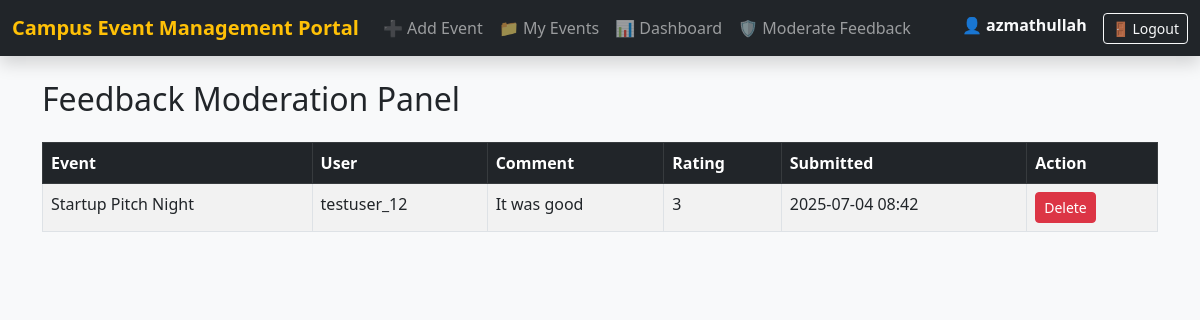
The page /moderate_feedback (signed in) on the database its author committed.
### models.py (models this page shows, shortened)
class User(db.Model, UserMixin):
    __tablename__ = 'user'
    id = db.Column(db.Integer, primary_key=True)
    username = db.Column(db.String(80), unique=True, nullable=False)
    email = db.Column(db.String(120), unique=True, nullable=False)
    password_hash = db.Column(db.String(128), nullable=False)
    role = db.Column(db.String(10), default='user')  # 'admin' or 'user'
    events = db.relationship('Event', backref='organizer', lazy=True)
    registrations = db.relationship('EventRegistration', backref='user', lazy=True)
    feedbacks = db.relationship('Feedback', backref='user', lazy=True)

class Feedback(db.Model):
    __tablename__ = 'feedback'
    id = db.Column(db.Integer, primary_key=True)
    event_id = db.Column(db.Integer, db.ForeignKey('events.id'), nullable=False)
    user_id = db.Column(db.Integer, db.ForeignKey('user.id'), nullable=False)
    comment = db.Column(db.Text, nullable=False)
    rating = db.Column(db.Integer, nullable=True)
    submitted_at = db.Column(db.DateTime, default=datetime.utcnow)

class Event(db.Model):
    __tablename__ = 'events'
    id = db.Column(db.Integer, primary_key=True)
    title = db.Column(db.String(200), nullable=False)
    description = db.Column(db.Text, nullable=False)
    location = db.Column(db.String(200), nullable=False)
    event_date = db.Column(db.Date, nullable=False)
    event_time = db.Column(db.Time, nullable=False)
    created_at = db.Column(db.DateTime, default=datetime.utcnow)
    updated_at = db.Column(db.DateTime, default=datetime.utcnow, onupdate=datetime.utcnow)
    organizer_id = db.Column(db.Integer, db.ForeignKey('user.id'), nullable=False)
    category_id = db.Column(db.Integer, db.ForeignKey('categories.id'))
    registrations = db.relationship('EventRegistration', backref='event', lazy=True)
    feedbacks = db.relationship('Feedback', backref='event', lazy=True)

### app.py (the view)
@app.route('/moderate_feedback')
@login_required
def moderate_feedback():
    if current_user.role != 'admin':
        flash("Admins only.", "danger")
        return redirect(url_for('home'))
    feedbacks = Feedback.query.all()
    return render_template("moderate_feedback.html", feedbacks=feedbacks)

### app.py (called while the page is built)
@login_manager.user_loader
def load_user(user_id):
    return User.query.get(int(user_id))

@app.context_processor
def inject_app_name():
    return dict(app_name=CEMP_FULL_NAME)

### templates/moderate_feedback.html (shortened to what this page needs)
{% extends "base.html" %}
{% block content %}
<h2 class="mb-4">Feedback Moderation Panel</h2>
<table class="table table-bordered table-striped">
  <thead class="table-dark">
    <tr>
      <th>Event</th>
      <th>User</th>
      <th>Comment</th>
      <th>Rating</th>
      <th>Submitted</th>
      <th>Action</th>
    </tr>
  </thead>
  <tbody>
    {% for fb in feedbacks %}
    <tr>
      <td>{{ fb.event.title }}</td>
      <td>{{ fb.user.username }}</td>
      <td>{{ fb.comment }}</td>
      <td>{{ fb.rating if fb.rating else 'N/A' }}</td>
      <td>{{ fb.submitted_at.strftime('%Y-%m-%d %H:%M') }}</td>
      <td>
        <form method="POST" action="{{ url_for('delete_feedback', feedback_id=fb.id) }}">
          <button class="btn btn-sm btn-danger" onclick="return confirm('Delete this feedback?')">Delete</button>
        </form>
      </td>
    </tr>
    {% endfor %}
  </tbody>
</table>
{% endblock %}

### templates/base.html (shortened to what this page needs)
<!DOCTYPE html>
<html lang="en">
<head>
  <link href="https://cdn.jsdelivr.net/npm/bootstrap@5.3.0/dist/css/bootstrap.min.css" rel="stylesheet">
</head>
<body class="bg-light">
  <nav class="navbar navbar-expand-lg navbar-dark bg-dark mb-4 shadow">
    <div class="container-fluid">
      <a class="navbar-brand fw-bold text-warning" href="{{ url_for('home') }}">Campus Event Management Portal</a>
      <div class="collapse navbar-collapse" id="navbarNav">
        <ul class="navbar-nav me-auto">
          <li class="nav-item"><a class="nav-link" href="{{ url_for('add_event') }}">➕ Add Event</a></li>
          <li class="nav-item"><a class="nav-link" href="{{ url_for('my_events') }}">📁 My Events</a></li>
          <li class="nav-item"><a class="nav-link" href="{{ url_for('dashboard') }}">📊 Dashboard</a></li>
          {% if current_user.role == 'admin' %}
          <li class="nav-item"><a class="nav-link" href="{{ url_for('moderate_feedback') }}">🛡 Moderate Feedback</a></li>
          {% endif %}
        </ul>
        <ul class="navbar-nav">
          <li class="nav-item"><span class="navbar-text text-light me-3">👤 <strong>{{ current_user.username }}</strong></span></li>
          <li class="nav-item"><a class="btn btn-outline-light btn-sm" href="{{ url_for('logout') }}">🚪 Logout</a></li>
        </ul>
      </div>
    </div>
  </nav>
  <main class="container">
    {% block content %}{% endblock %}
  </main>
</body>
</html>

### rows shown on the page
User: username "azmathullah"
Feedback: event "Startup Pitch Night", user.username "testuser_12", comment "It was good", rating "3", submitted_at "2025-07-04 08:42"
